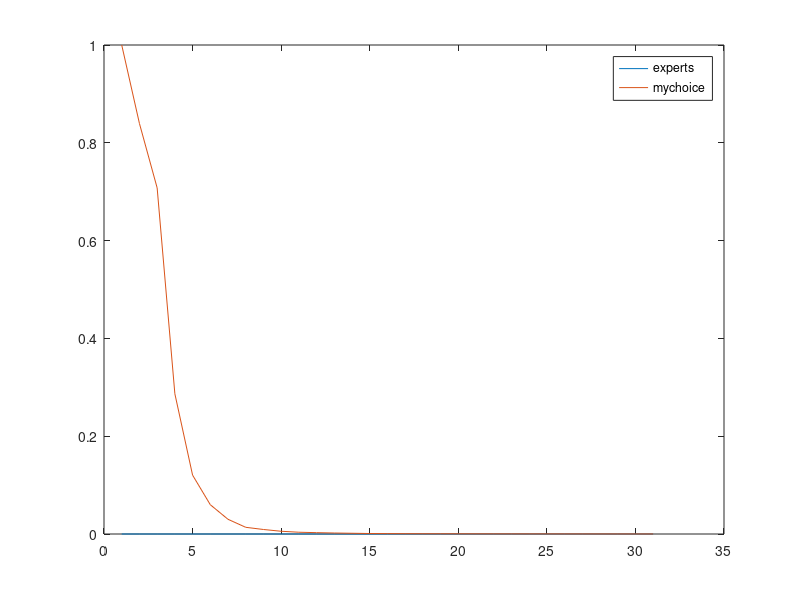
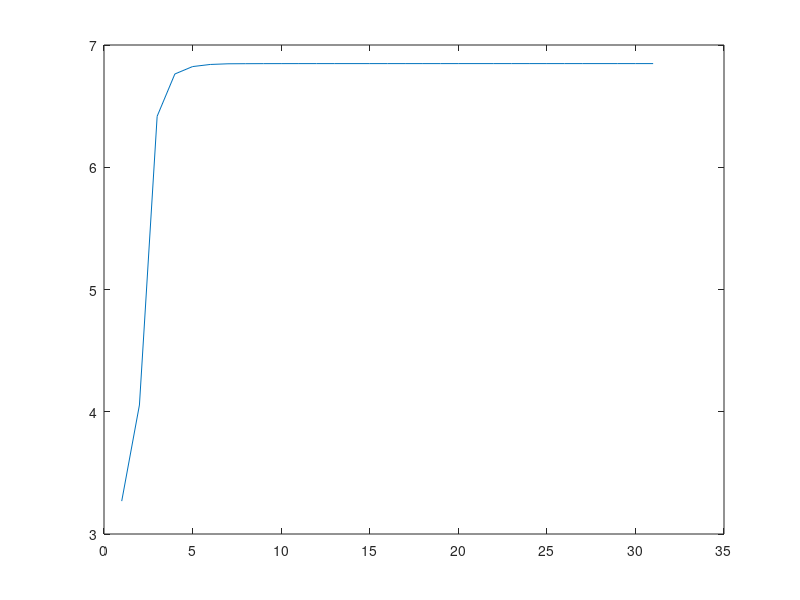

MATLAB code to generate these figures, in order:
function out = SMD()
%use doubling tricking to iterate
M = 5; % 2 ^ 15 = 32768
% the maxiums turn will iterate T times;
T = 2^(M)-1; % avoid the last value to 0
% T = 50000;

global r_bound;
r_bound = [0,1];
y0 = 2;
% D and eta are used in reward function U
global D;
D = 2*pi;



global eta;
eta = 1;

global thetas;
thetas  = zeros(1,T+1); % <G , Z>
% output variable
global regrets;
regrets = zeros(1,T);

global experts;
experts = zeros(1,T);
global expertsRewards;
expertsRewards = zeros(1,T);
global myChoices;
myChoices = zeros(1,T);
global myRewards;
myRewards = zeros(1,T);

%%%%%%%%%%%%%%%%%%
% main function  %
%%%%%%%%%%%%%%%%%%
  isDraw =true;
%   rng(1);
%   out_d=OGD_doubling(M,y1,isDraw);
%   
%   figure('name','Regrets Compare','NumberTitle','off','Position',[100,0,700,500]);
%   plot(out_d,'DisplayName','doubling');
%   hold on;
  
%    rng(2);
   out = OGD_Primary(T,y0,isDraw);
%    plot(out,'DisplayName','omd');
%    legend('doubling','omd');
%    
%    hold off;
%   
%   rng(1);
%   regret_s=ogdfix(8,r_bound);
%   figure('name','RG','NumberTitle','off','Position',[0,500,700,500]);
%   plot(out,'DisplayName','out_s');
%   hold on;
%   plot(regret_s,'DisplayName','regret_s');
%   legend('out_s','regret_s');
%   hold off;
%%%%%%%end%%%%%%%%


end



function out = OGD_Primary(T,y0,isDraw)
  global experts;
  global myChoices;

%   output variable
%   regrets = zeros(1,T);
%   regrets_div_t = zeros(1,T);
%   experts = zeros(1,T);
%   expertsRewards = zeros(1,T);
%   myChoices = zeros(1,T);
%   myRewards = zeros(1,T);
   
  disp('Begin Loop');
  fprintf('Iterate %d turns',T);
  
   [~,regretsOut ]= iteration(1,T,y0,false);
  
  disp('End Loop');
  
  if isDraw
    figure('name','The value of Xt','NumberTitle','off','Position',[0,500,700,500]);
    plot(experts,'DisplayName','experts');
    hold on;
    plot(myChoices,'DisplayName','mychoice');
    legend('experts','mychoice');
    hold off;
    figure('name','The aluve of regret','NumberTitle','off','Position',[700,500,700,500]);
    plot(regretsOut);
%     figure('name','Regret div t','NumberTitle','off','Position',[700,0,700,500]);
%     plot(regrets_div_t);
  end
  out = regretsOut;
end


function [rOut,regretsOut ]=iteration(t_b,t_e,y0,doubling_flag)

  global r_bound;
  global D;
  global thetas;
  global regrets;
  global experts;
  global expertsRewards;
  global myChoices;
  global myRewards;
  
  %theta

  
  % start at 0 OMG this is a serious problem !!! because in matlab for i =
  % i = 1:1 will iterate
  if t_b == 1
    % I think there is problem
    % If we choose iterate from 1
    % The X_1 is decided by which parameter
    % This simulation is a little bit different from the normal algorithm
    % in the paper. 
    % In my code we get x at first, then we gerate y
    % get x0
    r = project(y0,r_bound);
    %x0 feedback
    thetas(1) = rand(1) * D;    
    y = y0 - 1*gradient(r,thetas(1));
  end
   
  for t = t_b : t_e
    %Z(1:end) = D * rand(size(Z,1),1);
    % thetas(t) = G(2:end) * Z;
    % my choice

    if doubling_flag 
      eta1 = t_b+1; 
    else
      eta1 = 3*t + 1;
    end
    
    % get x_t
    myChoices(t) = project(y,r_bound);
    thetas(t) = rand(1) * D;
    % get theta_t + 1
    y = y - (1 / eta1)*gradient(myChoices(t),thetas(t));
    
    % my rewards
    if t == 1
       myRewards(1)  = userLoss(myChoices(1),thetas(1));
    else
       myRewards(t)  = myRewards(t-1) + userLoss(myChoices(t),thetas(t));
    end
    
    % caculate expert choice

    u = updateExpert(experts,t,thetas);
    u = project(u,r_bound);
    
    % record expert's choice
    experts(t) = u;
    %expert's rewards
    
    expertsRewards(t) = expertLoss(experts(t),thetas,t);
   
    %regret
    regrets(t) = myRewards(t) - expertsRewards(t);
    
  end
  
  rOut = r;
  regretsOut = regrets;
end

function u = updateExpert(experts,t,thetas)
  % note this with change with loss function
  u = 0;
end
% the difference of reward function U
function uout = gradient(r,theta)
  uout = (3+ sin(5*theta) + cos(3*theta))*(10/3 * r - 3 * r^2);
end

% the reward function U
function uout = userLoss(r,theta)
  uout = (3+ sin(5*theta) + cos(3*theta))* r^2 *(5/3-r);
end

function uout = expertLoss(r,thetas,t)
  uout = 0;
end
%the projection funciton
function x_t = project(y_t,r_bound)
  if r_bound(1) <= y_t && y_t <= r_bound(2)
    x_t = y_t;
  else
    if y_t < r_bound(1)
      x_t = r_bound(1);
    else
      x_t = r_bound(2);
    end
  end
end




function out = OGD_doubling(M,y1,isDraw)

  global experts;
  global myChoices;
%   global myRewards;
%   global expertsRewards;
%   global thetas;
   yout = y1;
  %rng('shuffle');
  for m = 1 : M

    [yout,regretsOut] = iteration(2^(m-1),2^(m)-1,yout,true);
%    [myChoices(m),experts(m), regrets(m)]=
%    regrets_div_t(m) = regrets(m)/2^m;
  end
 
  if isDraw
    figure('name','The value of Xt','NumberTitle','off','Position',[0,500,700,500]);
    plot(experts,'DisplayName','experts');
    hold on;
    plot(myChoices,'DisplayName','mychoice');
    legend('experts','mychoice');
    hold off;
    figure('name','The aluve of regret','NumberTitle','off','Position',[700,500,700,500]);
    hold on;
    %plot(regret_s'+ones(1,size(regret_s,1))*89);
    
    plot(regretsOut);
    hold off;
    
%     figure('name','Regret div t','NumberTitle','off','Position',[700,0,700,500]);
%     plot(regrets_div_t);
  end
%   diff(1:end) = regrets -(regret_s'-ones(1,size(regret_s,1))*89);

  out = regretsOut;
end

